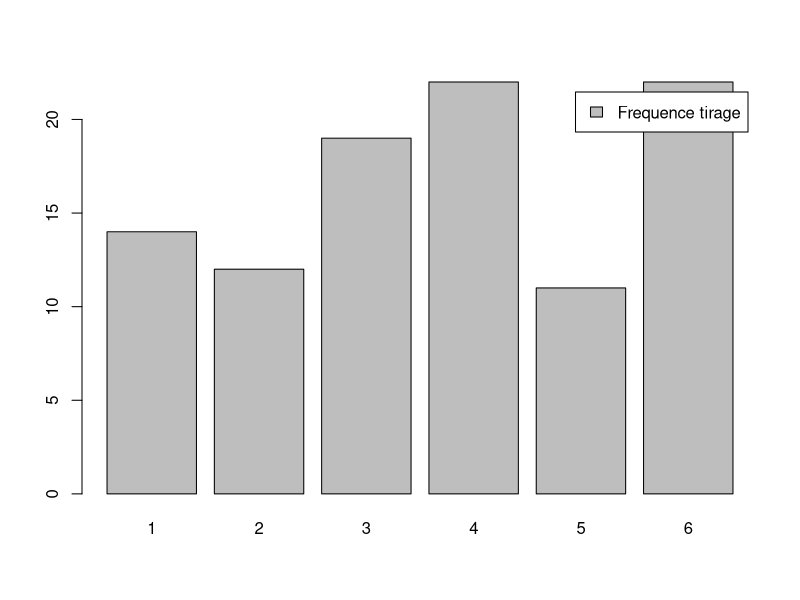

Generate this figure with R:
#?sample

# 100 Bernoulli trials
#sample(c(0,1), 100, replace = TRUE)

x <- 1:6       
tirage = sample(x,100, replace = TRUE)

#?table

frequence = table(tirage)

barplot(frequence, legend.text = 'Frequence tirage' )
